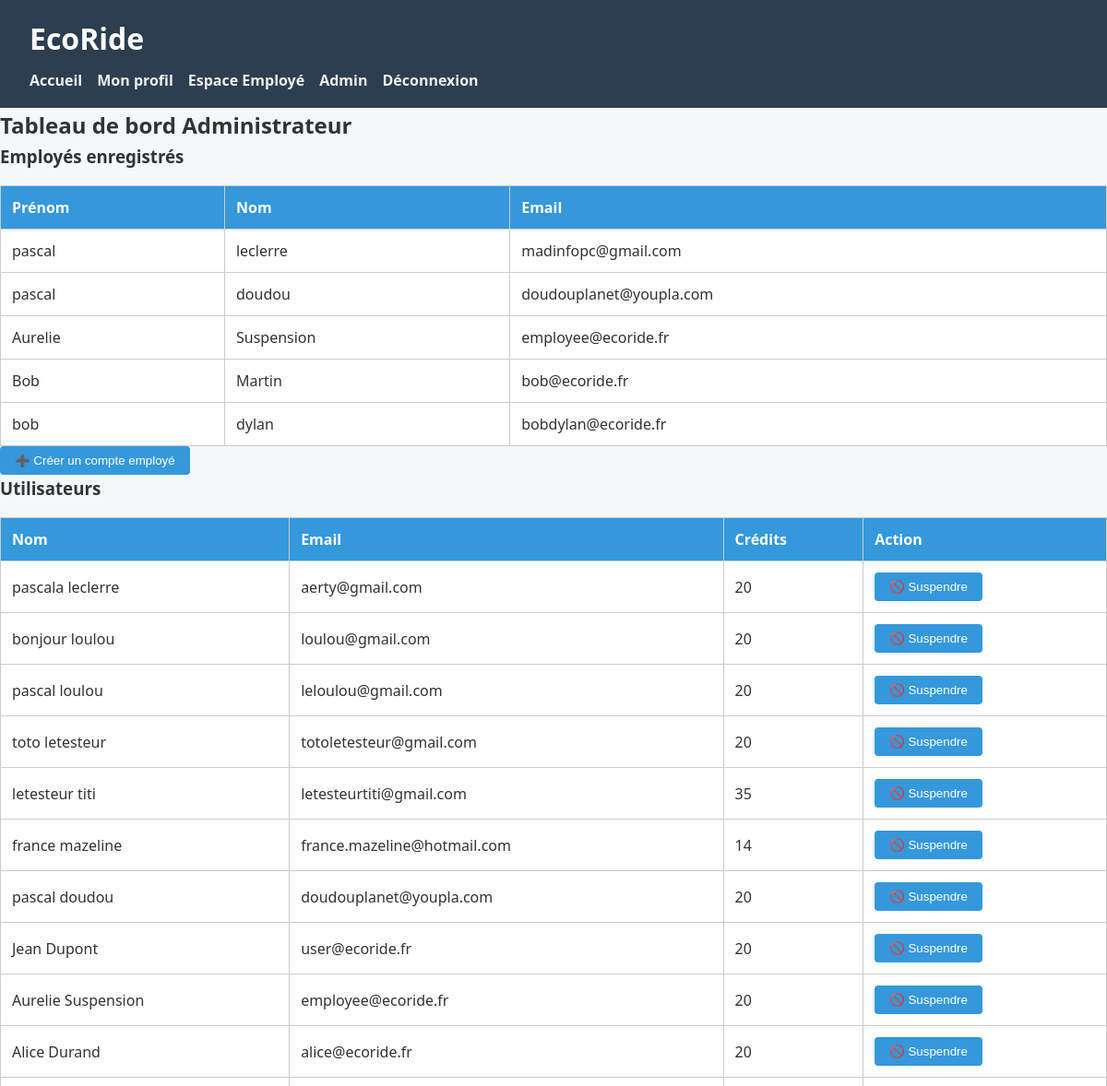
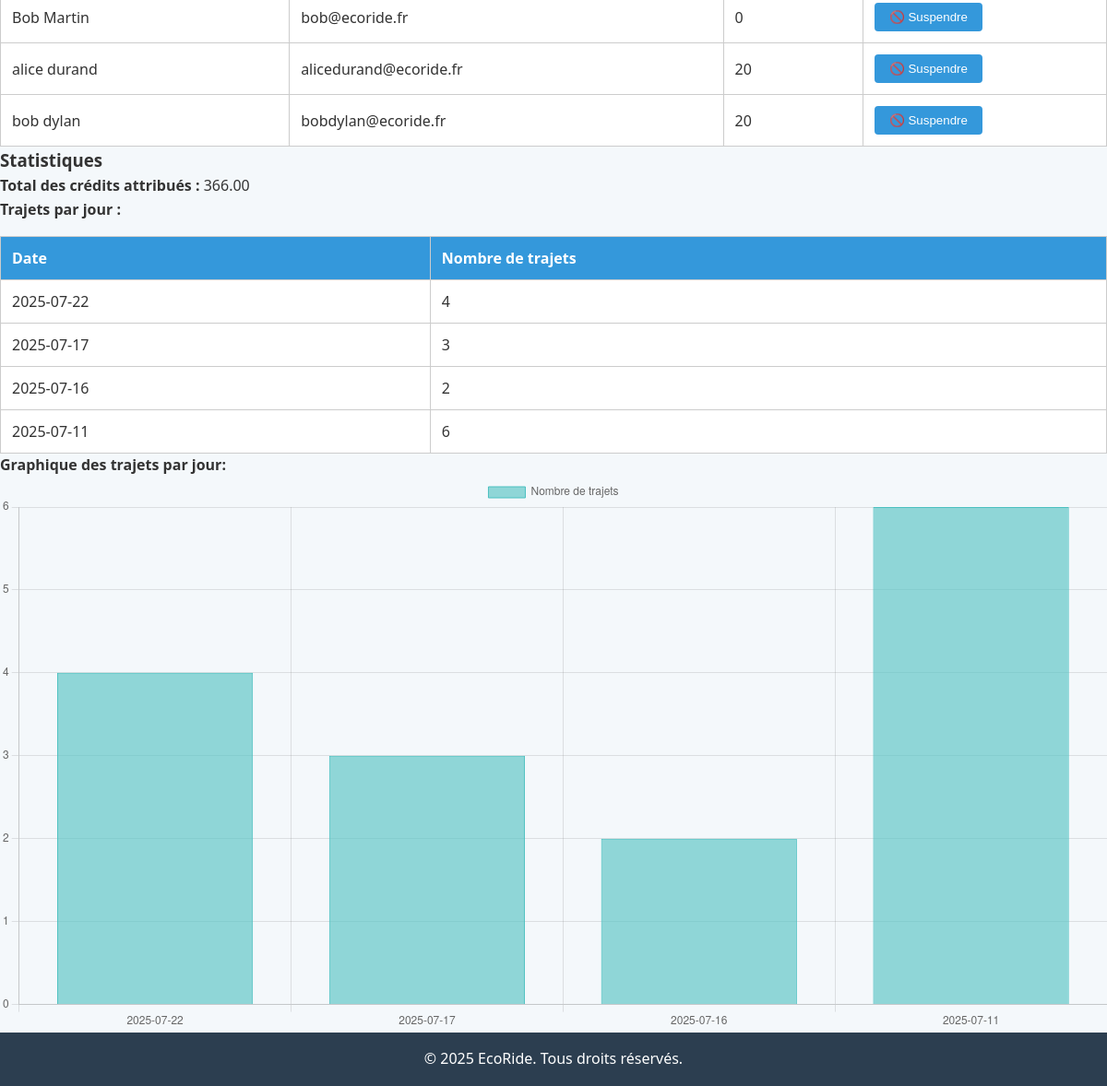
The app's page /covoiturage/index.php?page=admin-dashboard (signed in) with its own data (2 pictures, top to bottom).
### tables this page shows
CREATE TABLE `users` (
  `id` int NOT NULL,
  `firstname` varchar(100) NOT NULL,
  `lastname` varchar(100) NOT NULL,
  `email` varchar(150) NOT NULL,
  `password` varchar(255) NOT NULL,
  `credits` int DEFAULT '20',
  `created_at` timestamp NULL DEFAULT CURRENT_TIMESTAMP,
  `is_driver` tinyint(1) DEFAULT '0',
  `is_passenger` tinyint(1) DEFAULT '0',
  `is_employee` tinyint(1) NOT NULL DEFAULT '0',
  `is_admin` tinyint(1) DEFAULT '0',
  `is_suspended` tinyint(1) DEFAULT '0'
);

### covoiturage/controllers/UserController.php (called while the page is built, shortened)
<?php
class UserController {
    public function adminDashboard() {
        $db = connectDB();
        $stmt = $db->prepare("SELECT firstname, lastname, email FROM users WHERE is_employee = 1");
        $stmt->execute();
        $employees = $stmt->fetchAll(PDO::FETCH_ASSOC);
        $stmt = $db->query("SELECT * FROM users WHERE is_admin = 0");
        $users = $stmt->fetchAll(PDO::FETCH_ASSOC);
        $stmt = $db->query("
            SELECT DATE(departure_datetime) AS date, COUNT(*) AS count
            FROM trips
            GROUP BY DATE(departure_datetime)
            ORDER BY DATE(departure_datetime) DESC
        ");
        $tripsPerDay = $stmt->fetchAll(PDO::FETCH_ASSOC);
        $stmt = $db->query("SELECT SUM(credits) AS total_credits FROM users");
        $creditsData = $stmt->fetch(PDO::FETCH_ASSOC);
        $totalCredits = $creditsData['total_credits'] ?? 0;
        require 'views/admin_dashboard.php';
    }
}

### covoiturage/index.php (called while the page is built)
<?php
require_once 'router.php';

### covoiturage/views/admin_dashboard.php (the view, shortened to what this page needs)
<link rel="stylesheet" href="assets/css/style.css">
<?php require 'views/partials/header.php'; ?>
<h2>Tableau de bord Administrateur</h2>
<h3>Employés enregistrés</h3>
<?php if (!empty($employees)): ?>
    <table border="1" cellpadding="5" cellspacing="0">
        <thead>
            <tr>
                <th>Prénom</th>
                <th>Nom</th>
                <th>Email</th>
            </tr>
        </thead>
        <tbody>
        <?php foreach ($employees as $e): ?>
            <tr>
                <td><?= htmlspecialchars($e['firstname']) ?></td>
                <td><?= htmlspecialchars($e['lastname']) ?></td>
                <td><?= htmlspecialchars($e['email']) ?></td>
            </tr>
        <?php endforeach; ?>
        </tbody>
    </table>
<?php else: ?>
    <p>Aucun employé enregistré.</p>
<?php endif; ?>
<p>
    <a href="index.php?page=create-employee">
        <button>➕ Créer un compte employé</button>
    </a>
</p>
<h3>Utilisateurs</h3>
<?php if (!empty($users)): ?>
    <table border="1" cellpadding="5" cellspacing="0">
        <thead>
            <tr>
                <th>Nom</th>
                <th>Email</th>
                <th>Crédits</th>
                <th>Action</th>
            </tr>
        </thead>
        <tbody>
            <?php foreach ($users as $u): ?>
                <tr>
                    <td><?= htmlspecialchars($u['firstname'] . ' ' . $u['lastname']) ?></td>
                    <td><?= htmlspecialchars($u['email']) ?></td>
                    <td><?= htmlspecialchars($u['credits']) ?></td>
                    <td>
                    <?php if (empty($u['is_suspended'])): ?>
                        <form method="POST" action="index.php?page=suspend-user" onsubmit="return confirm('Suspendre cet utilisateur ?');">
                            <button type="submit">🚫 Suspendre</button>
                        </form>
                    <?php endif; ?>
                    </td>
                </tr>
            <?php endforeach; ?>
        </tbody>
    </table>
    <?php else: ?>
        <p>Aucun utilisateur trouvé.</p>
    <?php endif; ?>
    <h3>Statistiques</h3>
    <p><strong>Total des crédits attribués : </strong> <?= number_format($totalCredits, 2) ?>
    <h4>Trajets par jour : </h4>
    <?php if (!empty($tripsPerDay)): ?>
        <table border="1" cellpadding="5" cellspacing="0">
            <thead>
                <tr>
                    <th>Date</th>
                    <th>Nombre de trajets</th>
                </tr>
            </thead>
            <tbody>
                <?php foreach ($tripsPerDay as $stat): ?>
                    <tr>
                        <td><?= htmlspecialchars($stat['date']) ?></td>
                        <td><?= htmlspecialchars($stat['count']) ?></td>
                    </tr>
                <?php endforeach; ?>
            </tbody>
        </table>
    <?php else: ?>
        <p>Aucun trajet enregistré.</p>
    <?php endif; ?>
    <?php require 'views/partials/footer.php'; ?>
    <h4>Graphique des trajets par jour:</h4>
    <canvas id="tripsChart" width="400" height="200"></canvas>
    <script>
    const ctx = document.getElementById('tripsChart').getContext('2d');
    const tripsChart = new Chart(ctx, {
        type: 'bar',
        data: {
            labels: <?= json_encode(array_column($tripsPerDay, 'date')) ?>,
            datasets: [{
                label: 'Nombre de trajets',
                data: <?= json_encode(array_column($tripsPerDay, 'count')) ?>,
                backgroundColor: 'rgba(75, 192, 192, 0.6)',
                borderColor: 'rgba(75, 192, 192, 1)',
                borderWidth: 1
            }]
        },
        options: {
            scales: {
                y: {
                    beginAtZero: true
                }
            }
        }
    });
    </script>

### covoiturage/assets/css/style.css (style rules this page uses)
* { margin: 0; padding: 0; box-sizing: border-box; }
body { font-family: 'Segoe UI', Tahoma, Geneva, Verdana, sans-serif; background: #f4f8fb; color: #333; line-height: 1.6; padding-bottom: 60px; }
table { width: 100%; border-collapse: collapse; margin-top: 1rem; background: white; }
table th, table td { padding: 0.75rem; text-align: left; border: 1px solid #ccc; }
th { background-color: #3498db; color: white; }
button { padding: 0.5rem 1rem; background-color: #3498db; color: white; border: none; cursor: pointer; border-radius: 4px; }

### records on screen
users: firstname "pascal", lastname "leclerre", email "madinfopc@gmail.com"
users: firstname "pascal", lastname "doudou", email "doudouplanet@youpla.com", firstname+lastname "pascal doudou", credits "20"
users: firstname "Aurelie", lastname "Suspension", email "employee@ecoride.fr", firstname+lastname "Aurelie Suspension", credits "20"
users: firstname "Bob", lastname "Martin", email "bob@ecoride.fr", firstname+lastname "Bob Martin", credits "0"
users: firstname "bob", lastname "dylan", email "bobdylan@ecoride.fr", firstname+lastname "bob dylan", credits "20"
users: firstname+lastname "pascala leclerre", email "aerty@gmail.com", credits "20"
users: firstname+lastname "bonjour loulou", email "loulou@gmail.com", credits "20"
users: firstname+lastname "pascal loulou", email "leloulou@gmail.com", credits "20"
users: firstname+lastname "toto letesteur", email "totoletesteur@gmail.com", credits "20"
users: firstname+lastname "letesteur titi", email "letesteurtiti@gmail.com", credits "35"
users: firstname+lastname "france mazeline", email "france.mazeline@hotmail.com", credits "14"
users: firstname+lastname "Jean Dupont", email "user@ecoride.fr", credits "20"
users: firstname+lastname "Alice Durand", email "alice@ecoride.fr", credits "20"
users: firstname+lastname "alice durand", email "alicedurand@ecoride.fr", credits "20"

### other values on screen
$totalCredits "366.00"
$stat['date'] "2025-07-22"
$stat['count'] "4"
$stat['date'] "2025-07-17"
$stat['count'] "3"
$stat['date'] "2025-07-16"
$stat['count'] "2"
$stat['date'] "2025-07-11"
$stat['count'] "6"
chart data {{ json_encode(array_column($tripsPerDay, 'date')) }} ["2025-07-22","2025-07-17","2025-07-16","2025-07-11"]
chart data {{ json_encode(array_column($tripsPerDay, 'count')) }} [4,3,2,6]
